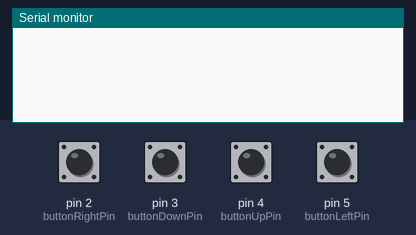
Bench run of a sketch on a simulated Arduino Uno, built with avr-gcc and run on an emulated ATmega328P. Parts: the last lines printed to the serial monitor. The inputs (shaded band) are chosen by the test bench; at power-on: pin 2 (buttonRightPin), pin 3 (buttonDownPin), pin 4 (buttonUpPin), pin 5 (buttonLeftPin) LOW.

Above: at 1.2 s.
1.3 s: pin 2 (buttonRightPin) pulled HIGH for 0.15 s
At 2.2 s:
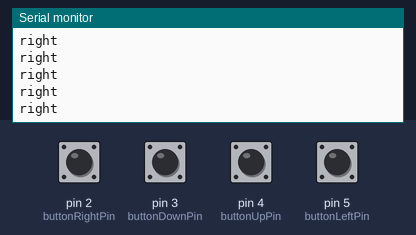
2.9 s: pin 3 (buttonDownPin) pulled HIGH for 0.15 s
At 3.5 s:
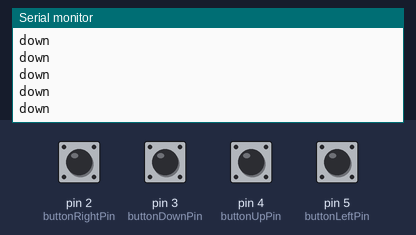
4.5 s: pin 4 (buttonUpPin) pulled HIGH for 0.15 s
At 5.8 s:
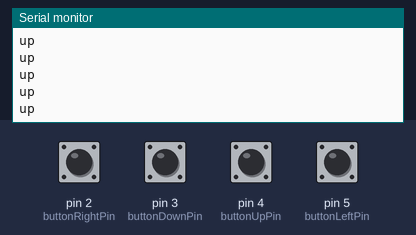
6.1 s: pin 5 (buttonLeftPin) pulled HIGH for 0.15 s
At 7.1 s:
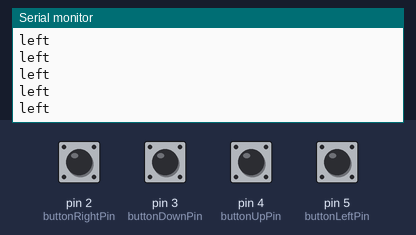
7.7 s: pin 2 (buttonRightPin) driven HIGH
At 8.8 s:
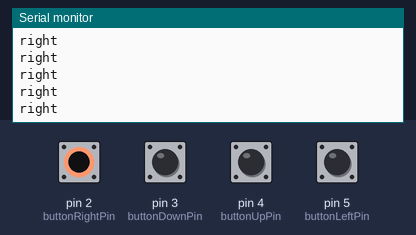

Measured:
- after the input at 1.3 s, the serial monitor: prints a new line at once (image 1)
- after the input at 2.9 s, the serial monitor: prints a new line at once (image 2)
- after the input at 4.5 s, the serial monitor: prints a new line at once (image 3)
- after the input at 6.1 s, the serial monitor: prints a new line at once (image 4)
- after the input at 7.7 s, the serial monitor: prints a new line at once (image 5)

The sketch:

x-y-joystick.ino
```cpp
const int buttonRightPin = 2;
const int buttonLeftPin = 5;
const int buttonUpPin = 4;
const int buttonDownPin = 3;

const String dataRight = "right";
const String dataLeft = "left";
const String dataUp = "up";
const String dataDown = "down";

void setup() {
  pinMode(buttonRightPin, INPUT);

  Serial.begin(9600);
}

void loop() {
  if (HIGH == digitalRead(buttonRightPin)) {
    Serial.println(dataRight);
  }

  if (HIGH == digitalRead(buttonLeftPin)) {
    Serial.println(dataLeft);
  }

  if (HIGH == digitalRead(buttonUpPin)) {
    Serial.println(dataUp);
  }

  if (HIGH == digitalRead(buttonDownPin)) {
    Serial.println(dataDown);
  }
}
```
